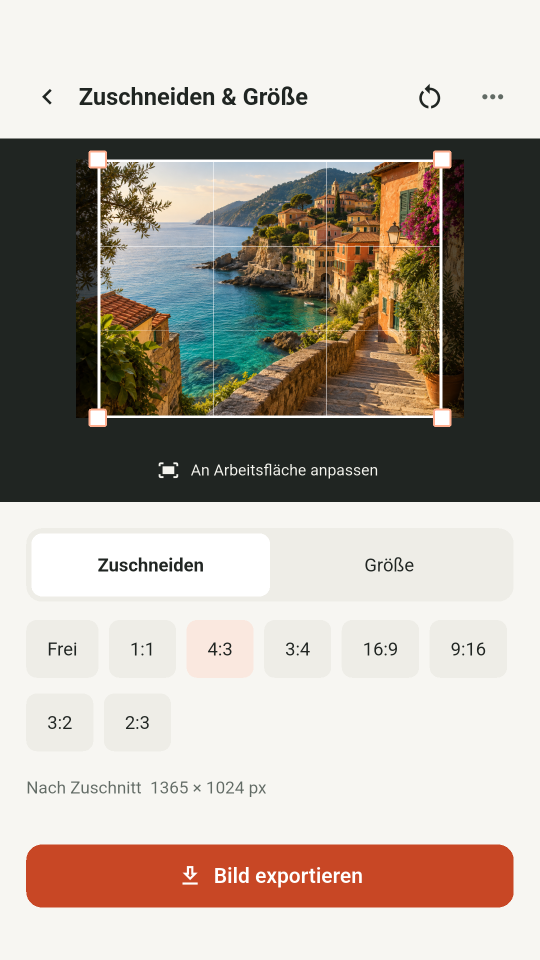
#> input picture docs/store-assets/2026-11-11/raw/android-phone/de-DE/crop.png, 1080 x 1920 px, found by its file name (shown at 1/2 size)
$ python compose.py
#> lines starting #> are read from the running program, lines starting #| are printed output that depends on the picture
#!/usr/bin/env python3
"""Create editable, brand-specific store artwork from native app captures.

Uses UI Design Crafter's composer for the asset/manifest contract, then renders
the custom HTML with render.mjs. No app controls or processing results are drawn
by this script. Only system-bar margins are trimmed from the original captures.
"""
import argparse
import datetime
import html
import json
import pathlib
import subprocess
import sys
from PIL import Image

ROOT = pathlib.Path(__file__).resolve().parents[2]
SKILL = pathlib.Path.home() / '.codex/skills/ui-design-crafter'
APPLE = 'https://developer.apple.com/help/app-store-connect/reference/app-information/screenshot-specifications'
GOOGLE = 'https://support.google.com/googleplay/android-developer/answer/9866151'
SCREENS = [
    ('crop', '每一张，\n都刚刚好', '裁剪 · 对比 · 提亮 · 转换',
     'Pictools 裁剪界面展示海岸照片，可选择比例并拖动裁剪框，底部提供导出图片操作。', '#C84725', '#FFFFFF', '#FFE3D6'),
    ('compare', '差别，\n一眼看清', '滑块 · 并排 · 叠加',
     '图片对比界面，用滑块查看同一张海岸照片处理前后的差异，并可切换并排和叠加模式。', '#F2EFE6', '#202522', '#626B65'),
    ('batch', '一次选多张\n一起换格式', 'PNG、JPG、WebP 等 6 种格式',
     '格式转换界面，三张图片已转换为 JPG，提供输出格式、质量设置和保存已完成结果按钮。', '#DCE4DB', '#202522', '#4B5D50'),
    ('enhance', '让暗处，\n亮起来', '一键提亮 · 前后对照',
     '亮度增强界面，展示应用实际处理的海岸照片及原图与增强结果对照，可导出增强图片。', '#F4DFCC', '#202522', '#79634F'),
    ('resize', '想要的尺寸\n精确到像素', '锁定比例，调整宽高',
     '尺寸调整界面，海岸照片设置为宽 1200 像素，提供高度、锁定比例和导出操作。', '#F2EFE6', '#202522', '#626B65'),
    ('import', '相册、文件\n都能轻松导入', '按需要选择图片来源',
     '导入来源选择弹窗，分别提供从相册导入和从文件导入两个入口。', '#E9DDD0', '#202522', '#79634F'),
    ('export', '保存去哪\n由你决定', '相册或文件，保留原图',
     '导出图片弹窗，可设置文件名与格式，分别选择保存到相册或保存到文件，导出会生成新副本。', '#E5E9E0', '#202522', '#52604E'),
    ('dark', '白天与夜晚\n都看得舒服', '浅色 · 深色 · 跟随系统',
     '深色模式的裁剪界面，海岸照片与编辑控件在深色背景中显示，支持导出图片。', '#202B24', '#F5F5EF', '#C2CFC5'),
]

LOGO = '<svg viewBox="0 0 128 128" aria-hidden="true"><path d="M31 57V36a5 5 0 0 1 5-5h21M71 97h21a5 5 0 0 0 5-5V71" fill="none" stroke="currentColor" stroke-width="10" stroke-linecap="round"/><path d="M38 87V73l16-16 18 18 15-15v27H38Z" fill="currentColor"/><circle cx="84" cy="44" r="8" fill="currentColor"/></svg>'

def template(width, height, source_size, platform, tablet, screen, locale):
    name, caption, note, alt, bg, fg, muted = screen
    if tablet:
        x, brand_y, brand_size = 150, 83, 48
        title_y, title_size, note_y, note_size = 171, 116, 332, 45
        image_top, margin, bottom = 460, 160, 90
        caption = caption.replace('\n', '' if locale.startswith('zh') else ' ')
    elif platform == 'google-play':
        x, brand_y, brand_size = 76, 39, 34
        title_y, title_size, note_y, note_size = 111, 78, 299, 30
        image_top, margin, bottom = 391, 73, 65
    else:
        x, brand_y, brand_size = 98, 68, 45
        title_y, title_size, note_y, note_size = 195, 112, 479, 41
        image_top, margin, bottom = 636, 90, 85
    if not locale.startswith('zh'):
        note_size = round(note_size * .79)
    sw, sh = source_size
    scale = min((width - 2 * margin) / sw, (height - image_top - bottom) / sh)
    iw, ih = round(sw * scale, 2), round(sh * scale, 2)
    left = round((width - iw) / 2, 2)
    # Editorial crop marks echo the app icon without implying device hardware.
    marks = f'<i class="corner one"></i><i class="corner two"></i>'
    return f'''<!doctype html>
<html lang="{locale}"><head><meta charset="utf-8"><title>{{{{title}}}}</title>
<style>
* {{box-sizing:border-box}} html,body {{margin:0;width:{width}px;height:{height}px;overflow:hidden}}
body {{background:{bg};color:{fg};font-family:"PingFang SC","Noto Sans CJK SC",sans-serif;-webkit-font-smoothing:antialiased}}
.canvas {{position:relative;width:100%;height:100%;overflow:hidden}}
.brand {{position:absolute;left:{x}px;top:{brand_y}px;display:flex;align-items:center;gap:14px;font-family:"Helvetica Neue",sans-serif;font-size:{brand_size}px;font-weight:500;line-height:1.2}}
.brand svg {{width:{brand_size+18}px;height:{brand_size+18}px;margin-left:-11px}}
.copy {{position:absolute;left:{x}px;top:{title_y}px;right:{x}px}}
h1 {{font-size:{title_size}px;font-weight:600;line-height:1.16;letter-spacing:-1px;white-space:pre-line;margin:0}}
.note {{position:absolute;left:{x}px;top:{note_y}px;right:{x}px;margin:0;color:{muted};font-size:{note_size}px;font-weight:400;line-height:1.4}}
.shot {{position:absolute;margin:0;left:{left}px;top:{image_top}px;width:{iw}px;height:{ih}px;border-radius:{26 if tablet else 32}px;overflow:hidden;box-shadow:0 16px 36px rgba(32,37,34,.13);background:#F7F6F2;outline:2px solid rgba(32,37,34,.07)}}
.shot img {{width:100%;height:100%;display:block;object-fit:contain}}
.corner {{position:absolute;width:80px;height:80px;border-color:{fg};opacity:.18;border-style:solid;border-width:0}}
.one {{left:{max(24,left-44)}px;top:{image_top-45}px;border-top-width:3px;border-left-width:3px}}
.two {{right:{max(24,left-44)}px;bottom:{max(22,height-image_top-ih-42)}px;border-right-width:3px;border-bottom-width:3px}}
</style></head><body><main class="canvas" role="img" aria-label="{{{{aria_label}}}}">
<div class="brand">{LOGO}<span>Pictools</span></div>
<header class="copy"><h1>{html.escape(caption)}</h1></header>
<p class="note">{html.escape(note)}</p>{marks}
<figure class="shot"><img src="{{{{image_uri}}}}" alt="{{{{image_alt}}}}"></figure>
</main></body></html>'''

def main():
    parser = argparse.ArgumentParser()
    parser.add_argument('--root', type=pathlib.Path, default=ROOT / 'docs/store-assets/2026-11-11')
    parser.add_argument('--pack', choices=['all','ios-phone','ios-ipad','android-phone','android-tablet'], default='all')
    args = parser.parse_args()
    base = args.root.resolve()
    timestamp = datetime.datetime.now(datetime.timezone.utc).isoformat()
    captures = []
    jobs = [
        ('ios-phone', 'app-store/iphone-dynamic-island-medium', 1179, 2556, 'app-store', False, 189, 102),
        ('ios-ipad', 'app-store/ipad-13', 2752, 2064, 'app-store', True, 48, 42),
        ('android-phone', 'google-play/phone', 1080, 1920, 'google-play', False, 124, 63),
        ('android-tablet', 'google-play/tablet', 1920, 1080, 'google-play', True, 0, 0),
    ]
    copies = json.loads((ROOT/'scripts/store/copy.json').read_text())
#> (reads scripts/store/copy.json from the repository)
    for locale, copy in copies.items():
        for raw_name, destination, w, h, platform, tablet, top, bottom in jobs:
            if args.pack != 'all' and args.pack != raw_name:
                continue
            raw = base / 'raw' / raw_name / locale
            if not (raw / 'crop.png').exists():
                print(f'Skip missing capture set {raw_name}')
                continue
            out = base / 'upload' / locale / destination
            out.mkdir(parents=True, exist_ok=True)
            # Reordering creates new filenames; remove previous generated PNGs
            # so obsolete positions cannot be uploaded alongside the new set.
            for previous in out.glob('*.png'):
                previous.unlink()
            source_dir = base / 'source' / locale / raw_name
            source_dir.mkdir(parents=True, exist_ok=True)
            output_rows = []
            overrides = copy.get('platform_overrides', {}).get(platform, {})
            localized = []
            for index, original in enumerate(SCREENS):
                title, note, alt = copy['screens'][index]
                override = overrides.get(original[0], {})
                localized.append((original[0], override.get('caption', title),
                    override.get('subtitle', note), override.get('alt_text', alt), *original[4:]))
            order = ['batch','crop','compare','resize','enhance','import','export','dark'] if platform == 'google-play' else [s[0] for s in SCREENS]
            selected = sorted([s for s in localized if not tablet or s[0] in ['crop','compare','batch','export']], key=lambda s: order.index(s[0]))
            device = json.loads((raw/'device.json').read_text()) if (raw/'device.json').exists() else {}
#> (reads docs/store-assets/2026-11-11/raw/android-tablet/en-US/device.json from the repository)
            for i, screen in enumerate(selected,1):
                name, caption, note, alt, bg, fg, muted = screen
                source = raw / f'{name}.png'
                im = Image.open(source).convert('RGB')
                original_size = im.size
#> original_size = (1080, 1920)
                if top or bottom:
                    im = im.crop((0, top, im.width, im.height-bottom))
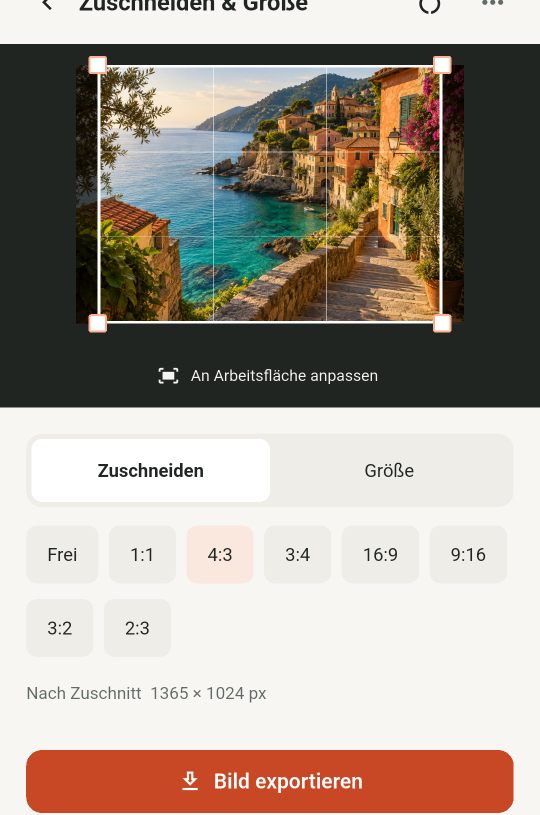
#> im: PIL image 1080x1629 RGB (shown at 1/2 size); mean R, G, B 166.1, 155.8, 145.4
                prepared = source_dir / f'{name}-content.png'
                im.save(prepared)
                row = {
                    'id':f'{raw_name}-{locale}-{name}', 'path':str(source.relative_to(base)),
                    'source':'ios-mac-xcode' if platform=='app-store' else 'android-emulator',
                    'screen_name':name, 'platform':'ios' if platform=='app-store' else 'android',
                    'device':raw_name, 'viewport':{'width':original_size[0], 'height':original_size[1],
                        'pixelRatio': device.get('pixelRatio')},
                    'orientation':'landscape' if tablet else 'portrait',
                    'locale':locale, 'theme':'dark' if name=='dark' else 'light',
                    'timestamp':device.get('timestamp',timestamp),
                    'status_bar':'native app-window capture; blank system margin excluded in composition',
                    'composition_crop':{'top':top,'bottom':bottom},
                    'notes':'Production PictoolsApp; native codecs and processing. Test seeds local fixtures only.'}
                captures.append(row)
                tpl = source_dir / f'{name}.template.html'
                tpl.write_text(template(w,h,im.size,platform,tablet,screen,locale))
                scratch = source_dir / f'{i:02d}-{name}'
                raw_compliant = tablet and platform == 'google-play'
                cmd = [sys.executable, str(SKILL/'scripts/export_store_screenshots.py'),
                    '--input',str(source if raw_compliant else prepared), '--out',str(scratch),
                    '--width',str(w),'--height',str(h),'--platform',platform,
                    '--device',raw_name,'--orientation','landscape' if tablet else 'portrait',
                    '--locale',locale,'--caption','' if raw_compliant else caption,
                    '--alt-text',alt,'--style','no-caption/raw-compliant' if raw_compliant else 'top-caption',
                    '--bg',bg,'--fg',fg,'--muted',muted,
                    '--render','pillow' if raw_compliant else 'html-only']
                if not raw_compliant:
                    cmd += ['--template',str(tpl)]
#> (the run stopped early here; a loop or call above may not have finished)
